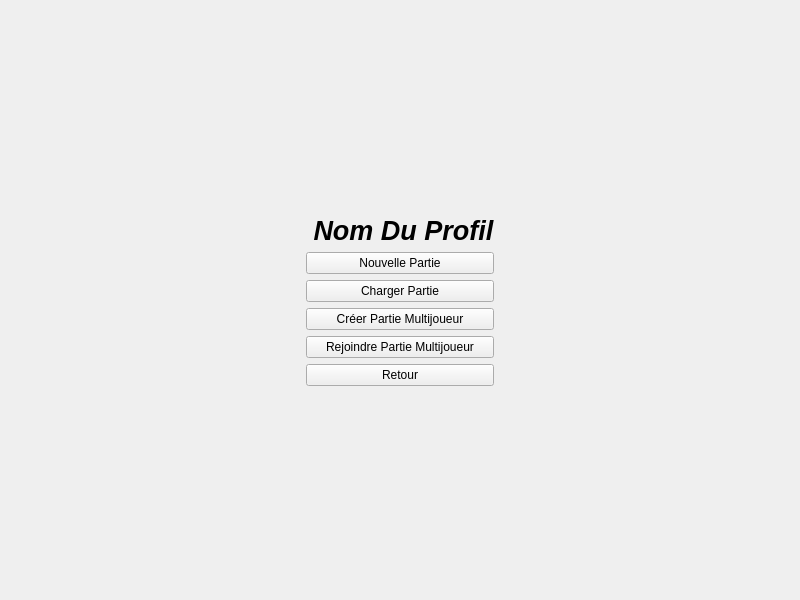
<?xml version="1.0" encoding="UTF-8"?>
<ui version="4.0">
 <class>VueJeuMenu</class>
 <widget class="QWidget" name="VueJeuMenu">
  <property name="geometry">
   <rect>
    <x>0</x>
    <y>0</y>
    <width>800</width>
    <height>600</height>
   </rect>
  </property>
  <property name="minimumSize">
   <size>
    <width>800</width>
    <height>600</height>
   </size>
  </property>
  <property name="windowTitle">
   <string>Form</string>
  </property>
  <layout class="QVBoxLayout" name="verticalLayout">
   <item>
    <layout class="QHBoxLayout" name="LayoutJeuMenu">
     <item>
      <spacer name="spacerGauche">
       <property name="orientation">
        <enum>Qt::Horizontal</enum>
       </property>
       <property name="sizeHint" stdset="0">
        <size>
         <width>200</width>
         <height>20</height>
        </size>
       </property>
      </spacer>
     </item>
     <item>
      <layout class="QVBoxLayout" name="contenuLayout">
       <item>
        <spacer name="spacerHaut">
         <property name="orientation">
          <enum>Qt::Vertical</enum>
         </property>
         <property name="sizeHint" stdset="0">
          <size>
           <width>20</width>
           <height>40</height>
          </size>
         </property>
        </spacer>
       </item>
       <item alignment="Qt::AlignHCenter">
        <widget class="QLabel" name="labelProfilNom">
         <property name="sizePolicy">
          <sizepolicy hsizetype="Preferred" vsizetype="Preferred">
           <horstretch>0</horstretch>
           <verstretch>0</verstretch>
          </sizepolicy>
         </property>
         <property name="font">
          <font>
           <family>Ubuntu</family>
           <pointsize>20</pointsize>
           <weight>75</weight>
           <italic>true</italic>
           <bold>true</bold>
          </font>
         </property>
         <property name="contextMenuPolicy">
          <enum>Qt::NoContextMenu</enum>
         </property>
         <property name="layoutDirection">
          <enum>Qt::LeftToRight</enum>
         </property>
         <property name="text">
          <string> Nom Du Profil</string>
         </property>
        </widget>
       </item>
       <item>
        <widget class="QPushButton" name="boutonNouvellePartie">
         <property name="text">
          <string>Nouvelle Partie</string>
         </property>
        </widget>
       </item>
       <item>
        <widget class="QPushButton" name="boutonChargerPartie">
         <property name="text">
          <string>Charger Partie</string>
         </property>
        </widget>
       </item>
       <item>
        <widget class="QPushButton" name="boutonCreerPartieMultijoueur">
         <property name="text">
          <string>Créer Partie Multijoueur</string>
         </property>
        </widget>
       </item>
       <item>
        <widget class="QPushButton" name="boutonRejoindrePartieMultijoueur">
         <property name="text">
          <string>Rejoindre Partie Multijoueur</string>
         </property>
        </widget>
       </item>
       <item>
        <widget class="QPushButton" name="boutonQuitterMenuJeu">
         <property name="text">
          <string>Retour</string>
         </property>
        </widget>
       </item>
       <item>
        <spacer name="spacerBas">
         <property name="orientation">
          <enum>Qt::Vertical</enum>
         </property>
         <property name="sizeHint" stdset="0">
          <size>
           <width>20</width>
           <height>40</height>
          </size>
         </property>
        </spacer>
       </item>
      </layout>
     </item>
     <item>
      <spacer name="spacerDroit">
       <property name="orientation">
        <enum>Qt::Horizontal</enum>
       </property>
       <property name="sizeHint" stdset="0">
        <size>
         <width>40</width>
         <height>20</height>
        </size>
       </property>
      </spacer>
     </item>
    </layout>
   </item>
  </layout>
 </widget>
 <resources/>
 <connections/>
</ui>
